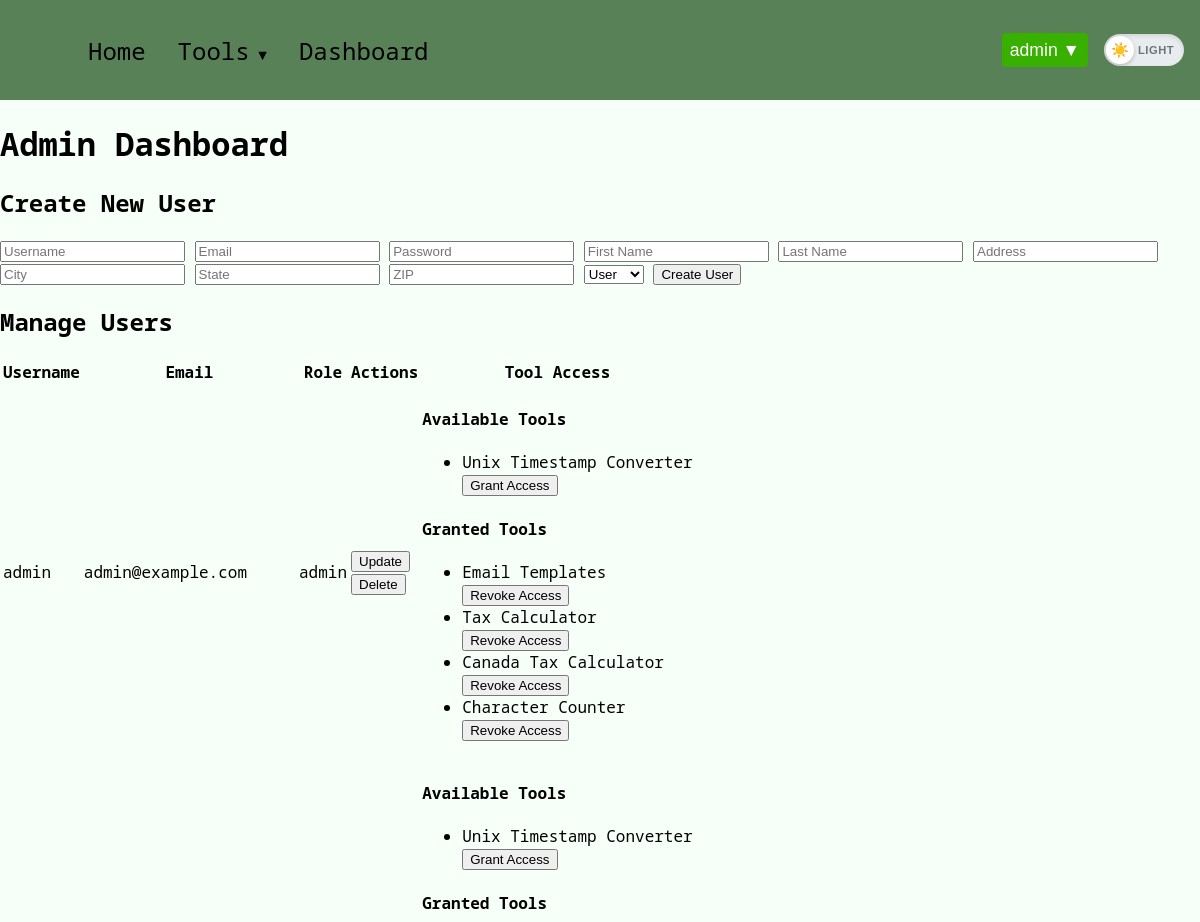
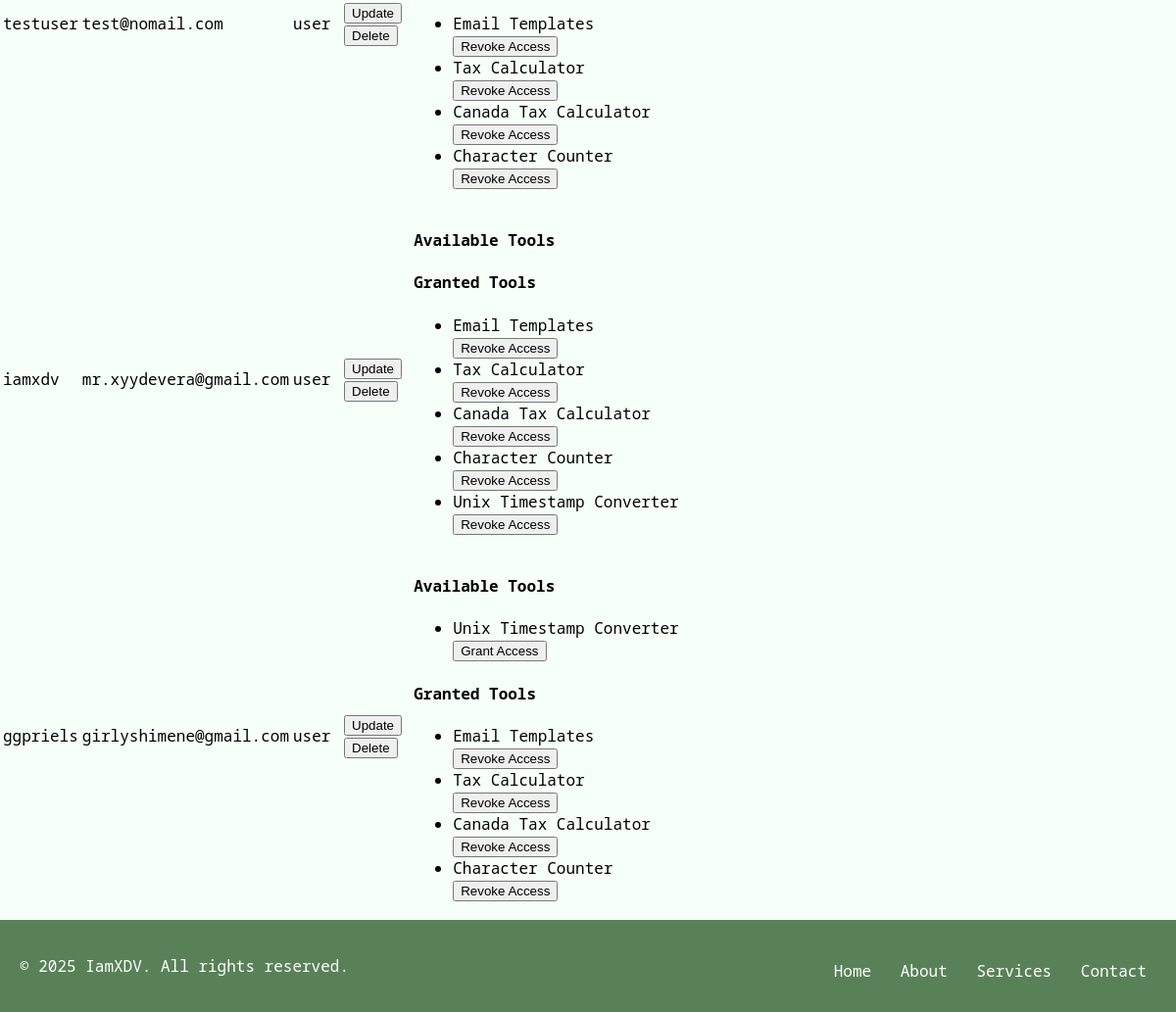
/admin_dashboard (signed in), run on the app's committed database (2 pictures, top to bottom).
### model/users.py (models this page shows, shortened)
class User(db.Model):
    __tablename__ = "users"
    id = db.Column(db.Integer, primary_key=True, autoincrement=True)
    fname = db.Column(db.String(50), nullable=False)
    lname = db.Column(db.String(50), nullable=False)
    address = db.Column(db.String(200), nullable=False)
    city = db.Column(db.String(50), nullable=False)
    state = db.Column(db.String(50), nullable=False)
    zip = db.Column(db.String(10), nullable=False)
    username = db.Column(db.String(50), unique=True, nullable=False)
    email = db.Column(db.String(100), unique=True, nullable=False)
    password = db.Column("password", db.String(128), nullable=False)
    role = db.Column(db.String(20), nullable=False)
    usage_logs = db.relationship(
        "UsageLog", back_populates="user", cascade="all, delete-orphan"
    )
    tool_access = db.relationship(
        "ToolAccess", back_populates="user", cascade="all, delete-orphan"
    )
    email_templates = db.relationship(
        "EmailTemplate", order_by="EmailTemplate.id",
        back_populates="user", cascade="all, delete-orphan"
    )
    __mapper_args__ = {"polymorphic_identity": "user", "polymorphic_on": role}

### model/tools.py (models this page shows, shortened)
class ToolAccess(db.Model):
    __tablename__ = "tool_access"
    id = db.Column(db.Integer, primary_key=True, autoincrement=True)
    user_id = db.Column(db.Integer, db.ForeignKey("users.id"), nullable=False)
    tool_name = db.Column(db.String(100), nullable=False)
    user = db.relationship("User", back_populates="tool_access")
    @classmethod
    def get_distinct_tool_names(cls):
        distinct_tools = [row[0] for row in db.session.query(cls.tool_name).distinct().all()]
        print("Distinct tools from database:", distinct_tools)
        return distinct_tools

### routes/admin_routes.py (the view)
@admin.route("/admin_dashboard", methods=["GET"])
def admin_dashboard():
    if "logged_in" in session and session.get("role") in ["admin", "super_admin"]:
        users = User.query.all()
        tools = ToolAccess.get_distinct_tool_names()
        user_tools = {user.id: [access.tool_name for access in user.tool_access] for user in users}
        return render_template("admin_dashboard.html", users=users, tools=tools, user_tools=user_tools)
    return redirect(url_for("auth.login"))

### templates/admin_dashboard.html (shortened to what this page needs)
{% extends "base.html" %}
{% block content %}
<h1 id="admin-dashboard" class="admin-dashboard-title">Admin Dashboard</h1>
<h2>Create New User</h2>
<form action="{{ url_for('admin.create_user') }}" method="post">
    <input type="text" name="username" placeholder="Username" required>
    <input type="email" name="email" placeholder="Email" required>
    <input type="password" name="password" placeholder="Password" required>
    <input type="text" name="fname" placeholder="First Name" required>
    <input type="text" name="lname" placeholder="Last Name" required>
    <input type="text" name="address" placeholder="Address" required>
    <input type="text" name="city" placeholder="City" required>
    <input type="text" name="state" placeholder="State" required>
    <input type="text" name="zip" placeholder="ZIP" required>
    <select name="role">
        <option value="user">User</option>
    </select>
    <button type="submit">Create User</button>
</form>
<h2>Manage Users</h2>
<table>
    <thead>
        <tr>
            <th>Username</th>
            <th>Email</th>
            <th>Role</th>
            <th>Actions</th>
            <th>Tool Access</th>
        </tr>
    </thead>
    <tbody>
        {% for user in users %}
        {% if user.role != 'super_admin' %}
        <tr>
            <td>{{ user.username }}</td>
            <td>{{ user.email }}</td>
            <td>{{ user.role }}</td>
            <td>
                <button onclick="showUpdateForm('{{ user.id }}')">Update</button>
                <form action="{{ url_for('admin.delete_user', user_id=user.id) }}" method="post" onsubmit="return confirm('Are you sure you want to delete this user?');">
                    <button type="submit">Delete</button>
                </form>
            </td>
            <td>
                <h4>Available Tools</h4>
                <ul>
                    {% for tool in tools %}
                    {% if tool not in user_tools[user.id] %}
                    <li>
                        {{ tool }}
                        <form action="{{ url_for('admin.grant_tool_access') }}" method="post">
                            <button type="submit">Grant Access</button>
                        </form>
                    </li>
                    {% endif %}
                    {% endfor %}
                </ul>
                <h4>Granted Tools</h4>
                <ul>
                    {% for tool in user_tools[user.id] %}
                    <li>
                        {{ tool }}
                        <form action="{{ url_for('tool.revoke_tool_access') }}" method="post">
                            <button type="submit">Revoke Access</button>
                        </form>
                    </li>
                    {% endfor %}
                </ul>
            </td>
        </tr>
        {% endif %}
        {% endfor %}
    </tbody>
</table>
{% endblock %}

### templates/base.html (shortened to what this page needs)
<!DOCTYPE html>
<html lang="en">
  <head>
    <link
      rel="stylesheet"
      href="{{ url_for('static', filename='css/base.css') }}"
    />
  </head>
  <body class="light-theme">
    <nav class="navbar">
      <div class="navbar-container">
        <div class="navbar-collapse" id="navbar-collapse">
          <ul class="navbar-nav">
            <li class="nav-item">
              <a href="{{ url_for('user.index') }}" class="nav-link">Home</a>
            </li>
            {% if 'logged_in' in session %}
            <li class="nav-item dropdown">
              <a href="#" class="nav-link dropdown-toggle">Tools</a>
            </li>
            <li class="nav-item">
              <a href="{{ url_for('user.user_dashboard') }}" class="nav-link"
                >Dashboard</a
              >
            </li>
            {% endif %}
          </ul>
          <div class="navbar-right">
            {% if 'logged_in' in session %}
            <div class="user-dropdown">
              <button class="dropbtn">
                {{ session.get('username', 'User') }} ▼
              </button>
            </div>
            {% else %}
            <a href="{{ url_for('auth.login') }}" class="btn">Login</a>
            <a href="{{ url_for('auth.register_step1') }}" class="btn"
              >Sign Up</a
            >
            {% endif %}
            <button class="theme-toggle-btn" role="switch" aria-checked="false" aria-label="Toggle theme">
              <span class="theme-toggle-track">
                <span class="theme-toggle-thumb">
                  <span class="theme-toggle-icon sun">☀️</span>
                </span>
                <span class="theme-toggle-text light">Light</span>
              </span>
            </button>
          </div>
        </div>
      </div>
    </nav>
    <div class="container">
      {% block content %}{% endblock %}
    </div>
    {% block footer %}
    <footer class="site-footer">
      <div class="footer-container">
        <p>&copy; 2025 IamXDV. All rights reserved.</p>
        <nav class="footer-nav">
          <ul>
            <li><a href="{{ url_for('user.index') }}">Home</a></li>
            <li><a href="{{ url_for('user.about_page') }}">About</a></li>
            <li><a href="#">Services</a></li>
            <li><a href="{{ url_for('contact.contact_page') }}">Contact</a></li>
          </ul>
        </nav>
      </div>
    </footer>
    {% endblock %}
  </body>
</html>

### static/css/base.css (style rules this page uses)
html, body { height: 100%; margin: 0; display: flex; flex-direction: column; }
.container { flex: 1; }
.light-theme { font-family: 'Noto Sans Mono', monospace; background-color: #f6fff8; }
.navbar { background-color: #588157; padding: 0.3rem 1rem; position: relative; }
.navbar-container { display: flex; align-items: center; justify-content: space-between; }
.navbar-collapse { display: flex; align-items: center; width: 100%; }
.navbar-nav { list-style: none; display: flex; align-items: center; flex-grow: 1; font-size: 1.5em; margin-left: 1rem; }
.nav-item { position: relative; }
.nav-link { display: block; padding: 0.3rem 1rem; color: #000; text-decoration: none; }
.dropdown { position: relative; }
.dropdown-toggle::after { content: ' ▼'; font-size: 0.6em; }
.navbar-right { display: flex; align-items: center; font-size: 1.1em; }
.user-dropdown { position: relative; display: inline-block; }
.dropbtn { background-color: #4caf50; color: white; padding: 10px; font-size: 16px; border: none; cursor: pointer; }
.user-dropdown { margin-right: 1rem; }
.dropbtn { padding: 0.4rem 0.5rem; cursor: pointer; border: none; background-color: #38b000; color: #fff; border-radius: 0.25rem; font-size: 1em; }
.theme-toggle-btn { --toggle-width: 80px; --toggle-height: 32px; --toggle-padding: 2px; --thumb-size: calc(var(--toggle-height) - (var(--toggle-padding) * 2)); --thumb-offset: calc(var(--toggle-width) - var(--thumb-size) - (var(--toggle-padding) * 2)); background: transparent; border: none; padding: 0; margin: 0; cursor: pointer; width: var(--toggle-width); height: var(--toggle-height); position: relative; overflow: visible; outline: none; }
.theme-toggle-track { display: flex; align-items: center; width: 100%; height: 100%; background: #e9ecef; border-radius: 9999px; position: relative; transition: background-color 0.3s ease; box-shadow: inset 0 2px 4px rgba(0, 0, 0, 0.1); overflow: hidden; }
.theme-toggle-thumb { position: absolute; left: var(--toggle-padding); top: 50%; transform: translateY(-50%); width: var(--thumb-size); height: var(--thumb-size); background: #fff; border-radius: 50%; transition: transform 0.3s cubic-bezier(0.4, 0, 0.2, 1); display: flex; align-items: center; justify-content: center; box-shadow: 0 2px 4px rgba(0, 0, 0, 0.2); z-index: 2; }
.theme-toggle-icon { font-size: 0.9rem; line-height: 1; position: absolute; transition: opacity 0.3s ease, transform 0.3s ease; }
.theme-toggle-icon.sun { opacity: 1; transform: scale(1) rotate(0deg); }
.theme-toggle-text { position: absolute; top: 50%; transform: translateY(-50%); font-size: 0.7rem; font-weight: 600; text-transform: uppercase; letter-spacing: 0.5px; transition: all 0.3s ease; pointer-events: none; text-shadow: none; opacity: 0; will-change: opacity; }
.theme-toggle-text.light { left: calc(var(--thumb-size) + (var(--toggle-padding) * 3)); color: #6c757d; }
.theme-toggle-text.light { opacity: 1; }
body { transition: background-color 0.3s ease, color 0.3s ease; }
.navbar-nav { justify-content: flex-start; }
.navbar-right { justify-content: flex-end; }
.site-footer { background-color: var( --footer-background-color, #588157 ); font-family: 'Noto Sans Mono', monospace; padding: 20px; text-align: center; }
.footer-container { display: flex; flex-direction: column; justify-content: center; align-items: center; color: var(--footer-text-color, white); }
.footer-nav ul { list-style-type: none; padding: 0; margin: 10px 0 0; }
.footer-nav ul li { display: inline; margin: 0 10px; }
.footer-nav ul li a { color: var(--footer-text-color, white); text-decoration: none; transition: color 0.3s ease; }
@media (min-width: 768px) { .footer-container { flex-direction: row; justify-content: space-between; } }

### data on the page
User: username "admin", email "admin@example.com", role "admin", tools "Unix Timestamp Converter"
ToolAccess: tool_name "Email Templates"
ToolAccess: tool_name "Tax Calculator"
ToolAccess: tool_name "Canada Tax Calculator"
ToolAccess: tool_name "Character Counter"
User: username "testuser", email "test@nomail.com", role "user", tools "Unix Timestamp Converter"
ToolAccess: tool_name "Email Templates"
ToolAccess: tool_name "Tax Calculator"
ToolAccess: tool_name "Canada Tax Calculator"
ToolAccess: tool_name "Character Counter"
User: username "iamxdv", email "mr.xyydevera@gmail.com", role "user"
ToolAccess: tool_name "Email Templates"
ToolAccess: tool_name "Tax Calculator"
ToolAccess: tool_name "Canada Tax Calculator"
ToolAccess: tool_name "Character Counter"
ToolAccess: tool_name "Unix Timestamp Converter"
User: username "ggpriels", email "girlyshimene@gmail.com", role "user", tools "Unix Timestamp Converter"
ToolAccess: tool_name "Email Templates"
ToolAccess: tool_name "Tax Calculator"
ToolAccess: tool_name "Canada Tax Calculator"
ToolAccess: tool_name "Character Counter"

### other printed values
{{ session.get('username', 'User') }} "admin"
